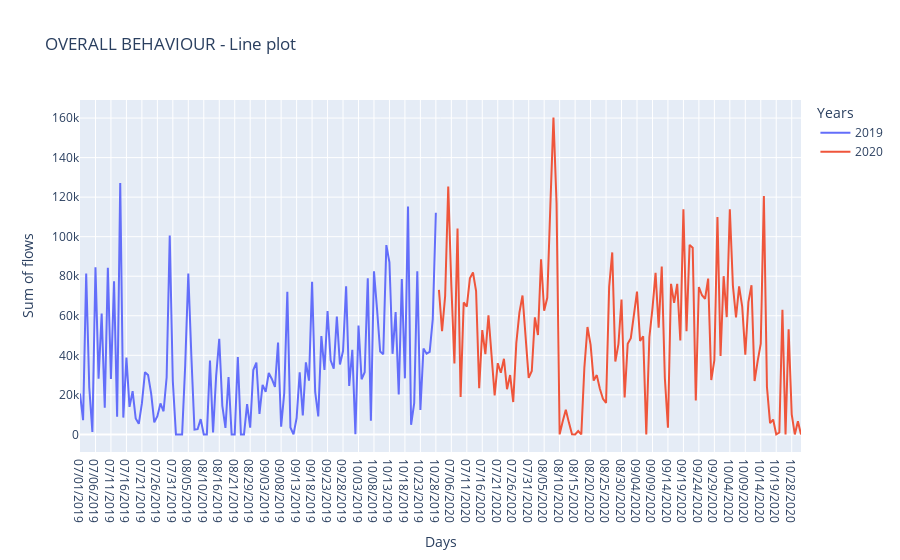
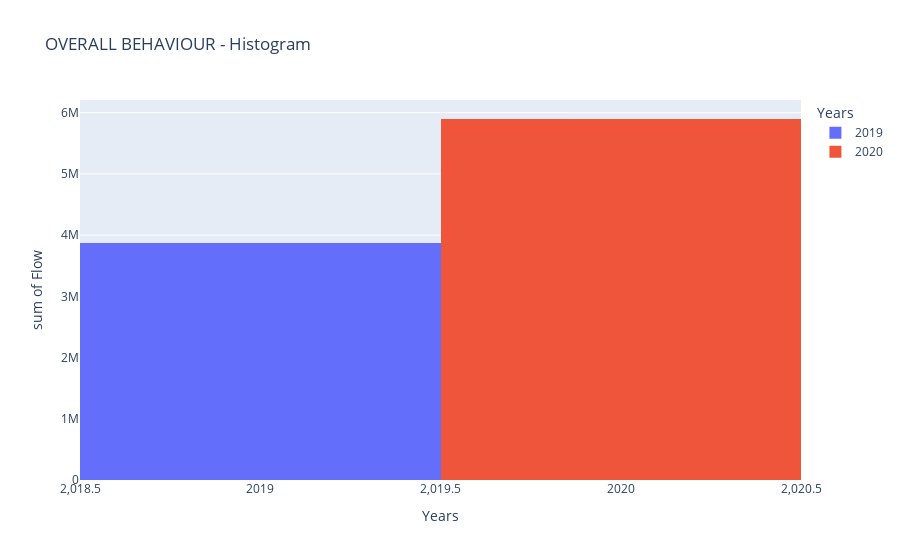

The notebook cell saved with these charts, in order:
### Markdown cell above
In our cases, the `groupby` objects have **multilevel index**.

Throught the function `.get_level_values` we retrive the desidered index values.

Starting from the left, the farthest level correspond to **0**, then **1**, and so on...

### Code cell
# Visualizzation
fig = px.line(group, x = group.index.get_level_values(1), y = group['Flow'], 
              color = group.index.get_level_values(0),
              title = 'OVERALL BEHAVIOUR - Line plot',
              labels = {'Flow' : 'Sum of flows', 'x' : 'Days', 'color' : 'Years'} # dict for labels 
             ) # Line plot

fig1 = px.histogram(group1, 
                    x =  group1.index.get_level_values(0), 
                    y =  group1['Flow'], 
                    color = group1.index.get_level_values(0), 
                    title = 'OVERALL BEHAVIOUR - Histogram',
                    labels = {'Time' : 'Years'},
                   ) # Hist

fig.show()
fig1.show()

### Figure 1 — Plotly figure (JSON) as saved in the notebook; plotly's stock layout.template omitted (floating-point values rounded to 4 significant figures)
{"data": [{"hovertemplate": "Years=2019<br>Days=%{x}<br>Sum of flows=%{y}<extra></extra>", "legendgroup": "2019", "line": {"color": "#636efa", "dash": "solid"}, "marker": {"symbol": "circle"}, "mode": "lines", "name": "2019", "orientation": "v", "showlegend": true, "type": "scatter", "x": ["07/01/2019", "07/02/2019", "07/03/2019", "07/04/2019", "07/05/2019", "07/06/2019", "07/07/2019", "07/08/2019", "07/09/2019", "07/10/2019", "07/11/2019", "07/12/2019", "07/13/2019", "07/14/2019", "07/15/2019", "07/16/2019", "07/17/2019", "07/18/2019", "07/19/2019", "07/20/2019", "07/21/2019", "07/22/2019", "07/23/2019", "07/24/2019", "07/25/2019", "07/26/2019", "07/27/2019", "07/28/2019", "07/29/2019", "07/30/2019", "07/31/2019", "08/01/2019", "08/02/2019", "08/03/2019", "08/04/2019", "08/05/2019", "08/06/2019", "08/07/2019", "08/08/2019", "08/09/2019", "08/10/2019", "08/11/2019", "08/13/2019", "08/14/2019", "08/15/2019", "08/16/2019", "08/17/2019", "08/18/2019", "08/19/2019", "08/20/2019", "08/21/2019", "08/22/2019", "08/23/2019", "08/24/2019", "08/25/2019", "08/29/2019", "08/30/2019", "08/31/2019", "09/01/2019", "09/02/2019", "09/03/2019", "09/04/2019", "09/05/2019", "09/06/2019", "09/07/2019", "09/08/2019", "09/09/2019", "09/10/2019", "09/11/2019", "09/12/2019", "09/13/2019", "09/14/2019", "09/15/2019", "09/16/2019", "09/17/2019", "09/18/2019", "09/19/2019", "09/20/2019", "09/21/2019", "09/22/2019", "09/23/2019", "09/24/2019", "09/25/2019", "09/26/2019", "09/27/2019", "09/28/2019", "09/29/2019", "09/30/2019", "10/01/2019", "10/02/2019", "10/03/2019", "10/04/2019", "10/05/2019", "10/06/2019", "10/07/2019", "10/08/2019", "10/09/2019", "10/10/2019", "10/11/2019", "10/12/2019", "10/13/2019", "10/14/2019", "10/15/2019", "10/16/2019", "10/17/2019", "10/18/2019", "10/19/2019", "10/20/2019", "10/21/2019", "10/22/2019", "10/23/2019", "10/24/2019", "10/25/2019", "10/26/2019", "10/27/2019", "10/28/2019"], "xaxis": "x", "y": [20690, 7152, 81401, 23660, 1232, 84573, 28125, 61135, 13473, 84220, 28053, 77449, 8924, 127152, 8502, 38861, 13917, 21833, 8075, 5343, 15643, 31467, 30076, 20615, 6120, 9236, 15648, 11701, 28892, 100552, 26857, 0, 0, 0, 35130, 81357, 39175, 2380, 2633, 7712, 0, 0, 37317, 992, 29581, 48328, 14467, 3281, 29039, 2, 0, 39164, 0, 0, 15262, 3378, 32571, 36333, 10342, 25030, 21574, 31048, 28049, 24034, 46440, 3885, 20834, 72133, 3494, 2, 8266, 31371, 9640, 36415, 27180, 77167, 21451, 9119, 49737, 32648, 62442, 37472, 33202, 59601, 35353, 42155, 74933, 24538, 42823, 87, 55045, 27896, 31453, 79024, 6932, 82508, 63225, 41888, 40571, 95736, 86971, 40755, 61854, 20237, 78527, 28351, 115306, 4883, 15775, 82475, 12399, 43420, 40839, 41780, 58322, 112123], "yaxis": "y"}, {"hovertemplate": "Years=2020<br>Days=%{x}<br>Sum of flows=%{y}<extra></extra>", "legendgroup": "2020", "line": {"color": "#EF553B", "dash": "solid"}, "marker": {"symbol": "circle"}, "mode": "lines", "name": "2020", "orientation": "v", "showlegend": true, "type": "scatter", "x": ["07/02/2020", "07/03/2020", "07/04/2020", "07/05/2020", "07/06/2020", "07/07/2020", "07/08/2020", "07/09/2020", "07/10/2020", "07/11/2020", "07/12/2020", "07/13/2020", "07/14/2020", "07/15/2020", "07/16/2020", "07/17/2020", "07/18/2020", "07/19/2020", "07/20/2020", "07/21/2020", "07/22/2020", "07/23/2020", "07/24/2020", "07/25/2020", "07/26/2020", "07/27/2020", "07/28/2020", "07/29/2020", "07/30/2020", "07/31/2020", "08/01/2020", "08/02/2020", "08/03/2020", "08/04/2020", "08/05/2020", "08/06/2020", "08/07/2020", "08/08/2020", "08/09/2020", "08/10/2020", "08/11/2020", "08/12/2020", "08/13/2020", "08/14/2020", "08/15/2020", "08/16/2020", "08/17/2020", "08/18/2020", "08/19/2020", "08/20/2020", "08/21/2020", "08/22/2020", "08/23/2020", "08/24/2020", "08/25/2020", "08/26/2020", "08/27/2020", "08/28/2020", "08/29/2020", "08/30/2020", "08/31/2020", "09/01/2020", "09/02/2020", "09/03/2020", "09/04/2020", "09/05/2020", "09/06/2020", "09/07/2020", "09/08/2020", "09/09/2020", "09/10/2020", "09/11/2020", "09/12/2020", "09/13/2020", "09/14/2020", "09/15/2020", "09/16/2020", "09/17/2020", "09/18/2020", "09/19/2020", "09/20/2020", "09/21/2020", "09/22/2020", "09/23/2020", "09/24/2020", "09/25/2020", "09/26/2020", "09/27/2020", "09/28/2020", "09/29/2020", "09/30/2020", "10/01/2020", "10/02/2020", "10/03/2020", "10/04/2020", "10/05/2020", "10/06/2020", "10/07/2020", "10/08/2020", "10/09/2020", "10/10/2020", "10/11/2020", "10/12/2020", "10/13/2020", "10/14/2020", "10/15/2020", "10/16/2020", "10/17/2020", "10/18/2020", "10/19/2020", "10/20/2020", "10/21/2020", "10/22/2020", "10/27/2020", "10/28/2020", "10/29/2020", "10/30/2020", "10/31/2020"], "xaxis": "x", "y": [73091, 52166, 69897, 125336, 75486, 35867, 104133, 18925, 66734, 64618, 78925, 81879, 72524, 23374, 52762, 40602, 60252, 37262, 19746, 36006, 31169, 38248, 22840, 30019, 16357, 46129, 61623, 70272, 48294, 28556, 32078, 59197, 50274, 88601, 62517, 69107, 115521, 160229, 117038, 8, 6668, 12519, 5960, 16, 0, 1718, 0, 33927, 54341, 45399, 27229, 29986, 23115, 18016, 15957, 74595, 92035, 36839, 45618, 68187, 18674, 45779, 48646, 61240, 72246, 47283, 49639, 0, 49149, 63714, 81714, 53968, 84916, 28532, 3353, 76173, 66543, 76129, 47545, 113843, 52128, 95861, 94392, 17167, 74543, 70386, 68612, 78786, 27501, 37593, 109989, 39667, 80026, 59277, 113835, 75141, 59120, 74825, 64604, 40326, 66892, 75480, 26992, 37193, 45946, 120510, 23944, 5729, 7499, 0, 943, 63008, 4, 53163, 10145, 0, 6702, 0], "yaxis": "y"}], "layout": {"legend": {"title": {"text": "Years"}, "tracegroupgap": 0}, "title": {"text": "OVERALL BEHAVIOUR - Line plot"}, "xaxis": {"anchor": "y", "domain": [0, 1], "title": {"text": "Days"}}, "yaxis": {"anchor": "x", "domain": [0, 1], "title": {"text": "Sum of flows"}}}}

### Figure 2 — Plotly figure (JSON) as saved in the notebook; plotly's stock layout.template omitted (floating-point values rounded to 4 significant figures)
{"data": [{"alignmentgroup": "True", "bingroup": "x", "histfunc": "sum", "hovertemplate": "Years=%{x}<br>sum of Flow=%{y}<extra></extra>", "legendgroup": "2019", "marker": {"color": "#636efa", "pattern": {"shape": ""}}, "name": "2019", "offsetgroup": "2019", "orientation": "v", "showlegend": true, "type": "histogram", "x": [2019], "xaxis": "x", "y": [3869439], "yaxis": "y"}, {"alignmentgroup": "True", "bingroup": "x", "histfunc": "sum", "hovertemplate": "Years=%{x}<br>sum of Flow=%{y}<extra></extra>", "legendgroup": "2020", "marker": {"color": "#EF553B", "pattern": {"shape": ""}}, "name": "2020", "offsetgroup": "2020", "orientation": "v", "showlegend": true, "type": "histogram", "x": [2020], "xaxis": "x", "y": [5896802], "yaxis": "y"}], "layout": {"barmode": "relative", "legend": {"title": {"text": "Years"}, "tracegroupgap": 0}, "title": {"text": "OVERALL BEHAVIOUR - Histogram"}, "xaxis": {"anchor": "y", "categoryarray": [2019, 2020], "categoryorder": "array", "domain": [0, 1], "title": {"text": "Years"}}, "yaxis": {"anchor": "x", "domain": [0, 1], "title": {"text": "sum of Flow"}}}}
